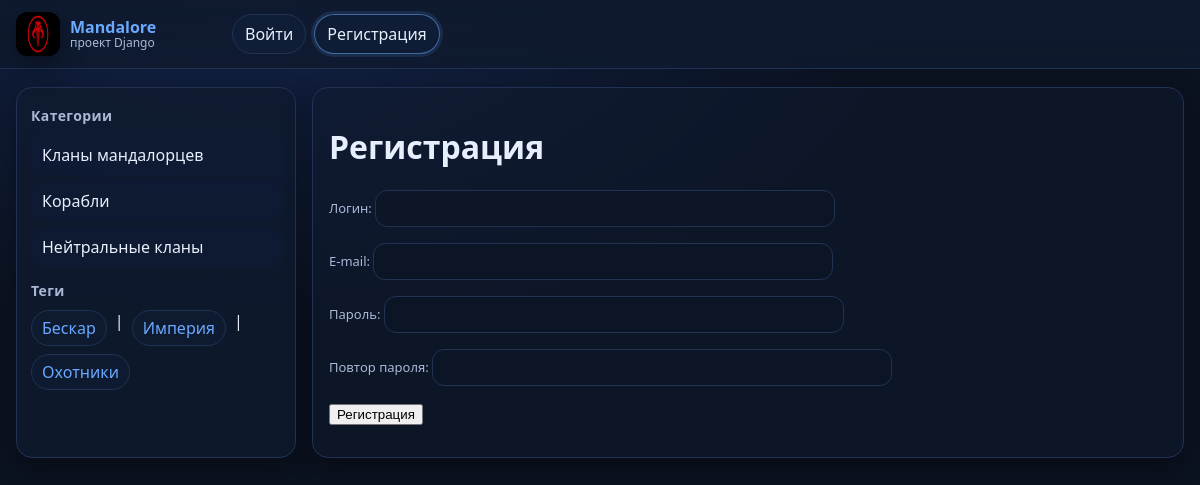
/users/register/, run on an earlier commit of the app's database.
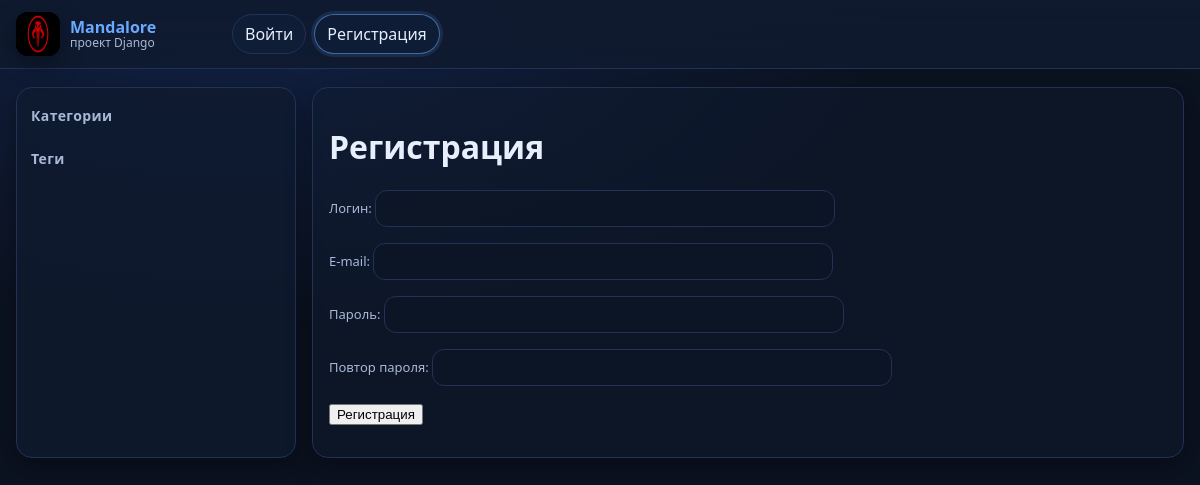
And on a later commit of the database.
### mandalore/models.py (models this page shows, shortened)
class Category(models.Model):
    name = models.CharField(max_length=100, db_index=True, verbose_name="Категория")
    slug = models.SlugField(max_length=255, unique=True, db_index=True)

class TagPost(models.Model):
    tag = models.CharField(max_length=100, db_index=True)
    slug = models.SlugField(max_length=255, unique=True, db_index=True)

### users/views.py (the view)
# urls.py: path('register/', views.RegisterUser.as_view(), name='register'),
class RegisterUser(CreateView):
    form_class = RegisterUserForm
    template_name = 'users/register.html'
    success_url = reverse_lazy('users:login')
    extra_context = {'title': 'Регистрация'}

### users/forms.py (shortened to what this page needs)
class RegisterUserForm(UserCreationForm):
    username = forms.CharField(
        label="Логин",
        widget=forms.TextInput(attrs={'class': 'form-input'})
    )
    email = forms.EmailField(
        label="E-mail",
        required=False,
        widget=forms.EmailInput(attrs={'class': 'form-input'})
    )
    password1 = forms.CharField(
        label="Пароль",
        widget=forms.PasswordInput(attrs={'class': 'form-input'})
    )
    password2 = forms.CharField(
        label="Повтор пароля",
        widget=forms.PasswordInput(attrs={'class': 'form-input'})
    )
    class Meta(UserCreationForm.Meta):
        model = User
        fields = ('username', 'email', 'password1', 'password2')

### mandalore/templatetags/mandalore_tags.py (called while the page is built)
@register.inclusion_tag('mandalore/list_tags.html')
def show_all_tags():
    return {"tags": TagPost.objects.annotate(total=Count("tags")).filter(total__gt=0)}

@register.inclusion_tag('mandalore/list_categories.html')
def show_categories(cat_selected_id=0):
    cats = Category.objects.annotate(total=Count("posts")).filter(total__gt=0)
    return {"cats": cats, "cat_selected": cat_selected_id}

### users/templates/users/register.html (shortened to what this page needs)
{% extends 'base.html' %}
{% block content %}
<h1>{{ title }}</h1>
<form method="post">
    {% for f in form %}
        <p>
            <label class="form-label" for="{{ f.id_for_label }}">{{ f.label }}: </label>
            {{ f }}
        </p>
    {% endfor %}
    <p><button type="submit">Регистрация</button></p>
</form>
{% endblock %}

### mandalore/templates/mandalore/list_categories.html
{% for cat in cats %}
    {% if cat.id == cat_selected %}
        <li class="selected">{{ cat.name }}</li>
    {% else %}
        <li><a href="{% url 'category' cat.id %}">{{ cat.name }}</a></li>
    {% endif %}
{% endfor %}

### mandalore/templates/mandalore/list_tags.html
{% for t in tags %}
  <a href="#">{{ t.tag }}</a>{% if not forloop.last %} | {% endif %}
{% endfor %}

What changed in the data, as far as the page shows it:
removed Category: name "Кланы мандалорцев"
removed Category: name "Корабли"
removed Category: name "Нейтральные кланы"
removed TagPost: tag "Бескар"
removed TagPost: tag "Империя"
removed TagPost: tag "Охотники"
